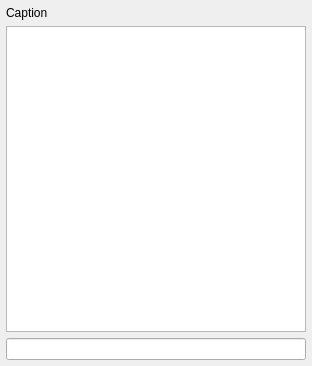
<?xml version="1.0" encoding="UTF-8"?>
<ui version="4.0">
 <class>QmitkLabelSetWidgetControls</class>
 <widget class="QWidget" name="QmitkLabelSetWidgetControls">
  <property name="geometry">
   <rect>
    <x>0</x>
    <y>0</y>
    <width>312</width>
    <height>366</height>
   </rect>
  </property>
  <property name="sizePolicy">
   <sizepolicy hsizetype="Minimum" vsizetype="MinimumExpanding">
    <horstretch>0</horstretch>
    <verstretch>0</verstretch>
   </sizepolicy>
  </property>
  <property name="styleSheet">
   <string notr="true"/>
  </property>
  <layout class="QVBoxLayout" name="verticalLayout">
   <property name="leftMargin">
    <number>6</number>
   </property>
   <property name="topMargin">
    <number>6</number>
   </property>
   <property name="rightMargin">
    <number>6</number>
   </property>
   <property name="bottomMargin">
    <number>6</number>
   </property>
   <item>
    <widget class="QLabel" name="m_lblCaption">
     <property name="text">
      <string>Caption</string>
     </property>
    </widget>
   </item>
   <item>
    <widget class="QTableWidget" name="m_LabelSetTableWidget"/>
   </item>
   <item>
    <widget class="ctkSearchBox" name="m_LabelSearchBox">
     <property name="sizePolicy">
      <sizepolicy hsizetype="Minimum" vsizetype="Fixed">
       <horstretch>0</horstretch>
       <verstretch>0</verstretch>
      </sizepolicy>
     </property>
    </widget>
   </item>
  </layout>
 </widget>
 <customwidgets>
  <customwidget>
   <class>ctkSearchBox</class>
   <extends>QLineEdit</extends>
   <header location="global">ctkSearchBox.h</header>
  </customwidget>
 </customwidgets>
 <resources/>
 <connections/>
</ui>
